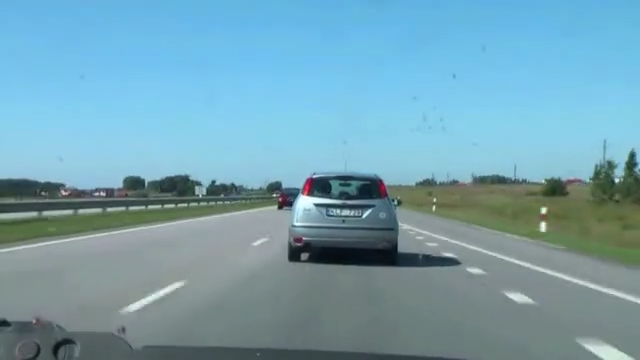
//> input picture data/lane01.bmp, 640 x 360 px, given in place of subProject.avi, which was not available
$ ./new_new   (built with g++ and OpenCV 4)
//> lines starting //> are read from the running program, lines starting //| are printed output that depends on the picture; after the words box and inside, x2 and y2 are one past the last pixel; in counts of white or black regions, pixels touching at a corner belong together; pictures that were not available may be replaced by others from this repository, and a replacement may not be noted

#include <iostream>
#include "opencv2/opencv.hpp"
#include <fstream>
#include <algorithm >


using namespace std;
using namespace cv;

Vec4f n_window_sliding(int left_start, int right_start, Mat roi, Mat v_thres, int w, int h, vector<Point>& lpoints, vector<Point>& rpoints) {
	// define constant for sliding window
	int nwindows = 12;
	int window_height = (int)(h / nwindows);
	int window_width = (int)(w / nwindows * 1.5);

	int margin = window_width / 2;

	// 양쪽이 인식이 되었다면 초기화하고 다시 입력
	vector<Point> mpoints(nwindows);

	// init value setting
	int lane_mid = w / 2;

	int win_y_high = h - window_height;
	int win_y_low = h;

	int win_x_leftb_right = left_start + margin;
	int win_x_leftb_left = left_start - margin;

	int win_x_rightb_right = right_start + margin;
	int win_x_rightb_left = right_start - margin;

	lpoints[0] = Point(left_start, (int)((win_y_high + win_y_low) / 2));
	rpoints[0] = Point(right_start, (int)((win_y_high + win_y_low) / 2));
	mpoints[0] = Point((int)((left_start + right_start) / 2), (int)((win_y_high + win_y_low) / 2));

	// init box draw
	rectangle(roi, Rect(win_x_leftb_left, win_y_high, window_width, window_height), Scalar(0, 150, 0), 2);
	rectangle(roi, Rect(win_x_rightb_left, win_y_high, window_width, window_height), Scalar(150, 0, 0), 2);


	// window search start, i drew the init box at the bottom, so i start from 1 to nwindows
	for (int window = 1; window < nwindows; window++) {

		win_y_high = h - (window + 1) * window_height;
		win_y_low = h - window * window_height;

		win_x_leftb_right = left_start + margin;
		win_x_leftb_left = left_start - margin;

		win_x_rightb_right = right_start + margin;
		win_x_rightb_left = right_start - margin;


		// i will detect the lane at top of box
//		int offset = win_y_high + 4;
		// i will detect the lane at bottom of box
//		int offset = win_y_low - 4;
		// i will detect the lane at the mid of box
		int offset = (int)((win_y_high + win_y_low) / 2);

		int pixel_thres = window_width * 0.2;

		int ll = 0, lr = 0; int rl = 960, rr = 960;
		int li = 0; // nonzero가 몇개인지 파악하기 위한 벡터에 사용될 인자
		// window의 위치를 고려해서 벡터에 집어넣으면 불필요한 부분이 많아질 수 있다. 어차피 0의 개수를 구하기 위한 벡터이므로 0부터 window_width+1 개수만큼 생성
		vector<int> lhigh_vector(window_width + 1); // nonzero가 몇개 인지 파악할 때 사용할 벡터
		for (auto x = win_x_leftb_left; x < win_x_leftb_right; x++) {
			li++;
			lhigh_vector[li] = v_thres.at<uchar>(offset, x);

			// 차선의 중앙을 계산하기 위해 255 시작점과 255 끝점을 계산
			if (v_thres.at<uchar>(offset, x) == 255 && ll == 0) {
				ll = x;
				lr = x;
			}
			if (v_thres.at<uchar>(offset, x) == 255 && lr != 0) {
				lr = x;
			}
		}

		int ri = 0;
		vector<int> rhigh_vector(window_width + 1);
		for (auto x = win_x_rightb_left; x < win_x_rightb_right; x++) {
			ri++;
			rhigh_vector[ri] = v_thres.at<uchar>(offset, x);
			if (v_thres.at<uchar>(offset, x) == 255 && rl == 960) {
				rl = x;
				rr = x;
			}
			if (v_thres.at<uchar>(offset, x) == 255 && lr != 960) {
				rr = x;
			}
		}

		// window안에서 0이 아닌 픽셀의 개수를 구함
		int lnonzero = countNonZero(lhigh_vector);
		int rnonzero = countNonZero(rhigh_vector);


		// 255인 픽셀의 개수가 threshold를 넘으면, 방금 구했던 255 픽셀 시작 지점과 끝 지점의 중앙 값을 다음 window의 중앙으로 잡는다.
		if (lnonzero >= pixel_thres) {
			left_start = (ll + lr) / 2;
		}
		if (rnonzero >= pixel_thres) {
			right_start = (rl + rr) / 2;
		}

		// 차선 중앙과 탐지한 차선과의 거리 측정
		int lane_mid = (right_start + left_start) / 2;
		int left_diff = lane_mid - left_start;
		int right_diff = -(lane_mid - right_start);

#if 1
		// 한쪽 차선의 nonzero가 임계값을 넘지 못할 경우 중간을 기점으로 반대편 차선 위치를 기준으로 대칭
		if (lnonzero < pixel_thres && rnonzero > pixel_thres) {
			left_start = lane_mid - right_diff;
			lane_mid = right_start - right_diff;
		}
		else if (lnonzero > pixel_thres && rnonzero < pixel_thres) {
			right_start = lane_mid + left_diff;
			lane_mid = left_start + left_diff;
		}
#else
		// 지난 프레임에서의 픽셀값을 기억하고 nonzero가 임계값을 넘지 못할 경우 지난 프레임의 해당 윈도우 번호의 값을 불러옴
		if (lnonzero < pixel_thres && rnonzero > pixel_thres) {
			left_start = lpoints[window].x;
			lane_mid = right_start - right_diff;
		}
		else if (lnonzero > pixel_thres && rnonzero < pixel_thres && rpoints[window].x != 0) {
			right_start = rpoints[window].x;
			lane_mid = left_start + left_diff;
		}
#endif


		// draw window at v_thres
		rectangle(roi, Rect(win_x_leftb_left, win_y_high, window_width, window_height), Scalar(0, 150, 0), 2);
		rectangle(roi, Rect(win_x_rightb_left, win_y_high, window_width, window_height), Scalar(150, 0, 0), 2);


		mpoints[window] = Point(lane_mid, (int)((win_y_high + win_y_low) / 2));
		lpoints[window] = Point(left_start, (int)((win_y_high + win_y_low) / 2));
		rpoints[window] = Point(right_start, (int)((win_y_high + win_y_low) / 2));
	}

	Vec4f left_line, right_line, mid_line;
	fitLine(lpoints, left_line, DIST_L2, 0, 0.01, 0.01); // 출력의 0,1 번째 인자는 단위벡터, 3,4번째 인자는 선 위의 한 점
	fitLine(rpoints, right_line, DIST_L2, 0, 0.01, 0.01);
	fitLine(mpoints, mid_line, DIST_L2, 0, 0.01, 0.01);

	// 방향이 항상 아래를 향하도록 만들기 위해 단위 벡터의 방향을 바꿔준다.
	if (left_line[1] > 0) {
		left_line[1] = -left_line[1];
	}
	if (right_line[1] > 0) {
		right_line[1] = -right_line[1];
	}
	if (mid_line[1] > 0) {
		mid_line[1] = -mid_line[1];
	}

	int lx0 = left_line[2], ly0 = left_line[3]; // 선 위의 한 점
	int lx1 = lx0 + h * left_line[0], ly1 = ly0 + h * left_line[1]; // 단위 벡터 -> 그리고자 하는 길이를 빼주거나 더해줌
	int lx2 = 2 * lx0 - lx1, ly2 = 2 * ly0 - ly1;

	int rx0 = right_line[2], ry0 = right_line[3];
	int rx1 = rx0 + h * right_line[0], ry1 = ry0 + h * right_line[1];
	int rx2 = 2 * rx0 - rx1, ry2 = 2 * ry0 - ry1;

	int mx0 = mid_line[2], my0 = mid_line[3];
	int mx1 = mx0 + h * mid_line[0], my1 = my0 + h * mid_line[1];
	int mx2 = 2 * mx0 - mx1, my2 = 2 * my0 - my1;

	line(roi, Point(lx1, ly1), Point(lx2, ly2), Scalar(0, 100, 200), 3);
	line(roi, Point(rx1, ry1), Point(rx2, ry2), Scalar(0, 100, 200), 3);
	line(roi, Point(mx1, my1), Point(mx2, my2), Scalar(0, 0, 255), 3);

	return left_line, right_line, mid_line;
}

// [13 lines left out: function find_xPoint, not called in this run]

int main()
{
	VideoCapture cap("../data/subProject.avi");

	if (!cap.isOpened()) {
		cerr << "Camera open failed" << endl;
		return -1;
	}
	// csv file
	ofstream CSVFILE("lane_pos.csv");
	CSVFILE << "index," << "frame," << "lpos," << "rpos" << endl;
	int index = 0;

	// src image size
	int width = cvRound(cap.get(CAP_PROP_FRAME_WIDTH));
	int height = cvRound(cap.get(CAP_PROP_FRAME_HEIGHT));

	// warped image size
	int w = (int)width * 1.5, h = (int)height * 1.5;

	// point about warp transform
	vector<Point2f> src_pts(4);
	vector<Point2f> dst_pts(4);

	// 파란색 선 보이게 하는 roi
//	src_pts[0] = Point2f(0, 420); src_pts[1] = Point2f(213, 280); src_pts[2] = Point2f(395, 280); src_pts[3] = Point2f(595, 420);

	// 파란색 선 없는 roi
	src_pts[0] = Point2f(0, 395); src_pts[1] = Point2f(198, 280); src_pts[2] = Point2f(403, 280); src_pts[3] = Point2f(580, 395);
	dst_pts[0] = Point2f(0, h - 1); dst_pts[1] = Point2f(0, 0); dst_pts[2] = Point2f(w - 1, 0); dst_pts[3] = Point2f(w - 1, h - 1);

	// point about polylines
	vector<Point> pts(4);
	pts[0] = Point(src_pts[0]); pts[1] = Point(src_pts[1]); pts[2] = Point(src_pts[2]); pts[3] = Point(src_pts[3]);

	//	pts[0] = Point(0, 420); pts[1] = Point(213, 280); pts[2] = Point(395, 280); pts[3] = Point(595, 420);


	Mat per_mat_todst = getPerspectiveTransform(src_pts, dst_pts);
	Mat per_mat_tosrc = getPerspectiveTransform(dst_pts, src_pts);

	Mat frame, roi;
	Vec4f left_line, right_line;
	vector<Point> lpoints(12), rpoints(12);

	while (true) {
		cap >> frame;
//> frame is the input picture: 360 rows x 640 cols, CV_8UC3; mean B, G, R 176.6, 161.2, 117.5

		if (frame.empty()) break;

		// perspective transform
		Mat roi;
		warpPerspective(frame, roi, per_mat_todst, Size(w, h), INTER_LINEAR);

		// roi box indicate
		polylines(frame, pts, true, Scalar(255, 255, 0), 2);
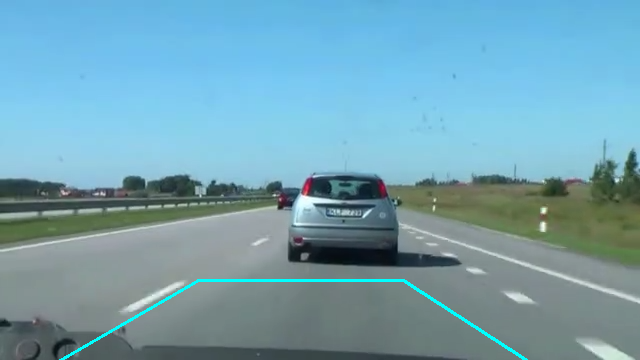
//> frame: 360 rows x 640 cols, CV_8UC3; 0.68% of pixels changed, all inside (x1, y1, x2, y2) = (59, 279, 528, 360)


		// binary processing
#if 0	// full shot binary
		Mat hsv, v_thres;
		int lane_binary_thres = 140;
		cvtColor(frame, hsv, COLOR_BGR2HSV);
		vector<Mat> hsv_planes;
		split(frame, hsv_planes);
		Mat v_plane = hsv_planes[2];
		v_plane = 255 - v_plane;
		int means = mean(v_plane)[0];
		v_plane = v_plane + (128 - means);
		GaussianBlur(v_plane, v_plane, Size(), 1.0);
		threshold(v_plane, v_thres, lane_binary_thres, 255, THRESH_OTSU);
		imshow("v_thres", v_thres);

#elif 0	// 1-1 grayscale -> gaissian -> canny
		Mat roi_gray, roi_edge;
		cvtColor(roi, roi_gray, COLOR_BGR2GRAY);
		GaussianBlur(roi_gray, roi_gray, Size(), 1.0);

		threshold(roi_gray, roi_gray, 30, 75, THRESH_BINARY);

		Canny(roi_gray, roi_edge, 50, 150);
		imshow("roi", roi_gray);
		imshow("roi", roi_edge);


#elif 1	// 2-1 hsv -> gaussian -> inRange -> canny
		Mat hsv;
		Mat v_thres = Mat::zeros(w, h, CV_8UC1);
		int lane_binary_thres = 125; // contrast : 155
		cvtColor(roi, hsv, COLOR_BGR2HSV);
//> hsv: 540 rows x 960 cols, CV_8UC3; mean H, S, V 76.8, 27, 110.3

		// split H/S/V
		vector<Mat> hsv_planes;
		split(roi, hsv_planes);
		Mat v_plane = hsv_planes[2];

		// inverse
		v_plane = 255 - v_plane;
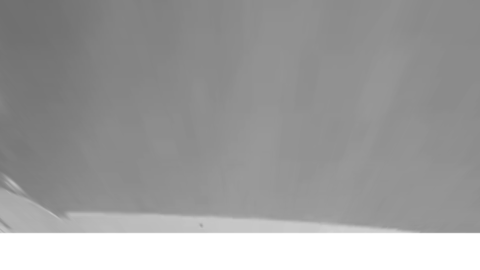
//> v_plane: 540 rows x 960 cols, CV_8UC1 (shown at 1/2 size); min 112, max 255, mean 158

		// brightness control
		int means = mean(v_plane)[0];
//> means = 157
		// v_plane.convertTo(v_plane, -1, 1.5, 128 - means); // roi = roi + (128 - m);
		v_plane = v_plane + (100 - means);
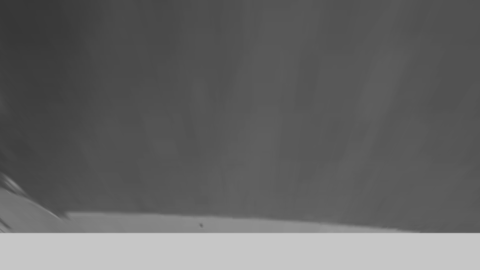
//> v_plane: 540 rows x 960 cols, CV_8UC1 (shown at 1/2 size); min 55, max 198, mean 101

		GaussianBlur(v_plane, v_plane, Size(), 1.0);
//> v_plane: 540 rows x 960 cols, CV_8UC1; 3.08% of pixels changed, all inside (x1, y1, x2, y2) = (0, 0, 960, 469)

		inRange(v_plane, lane_binary_thres, 255, v_thres);
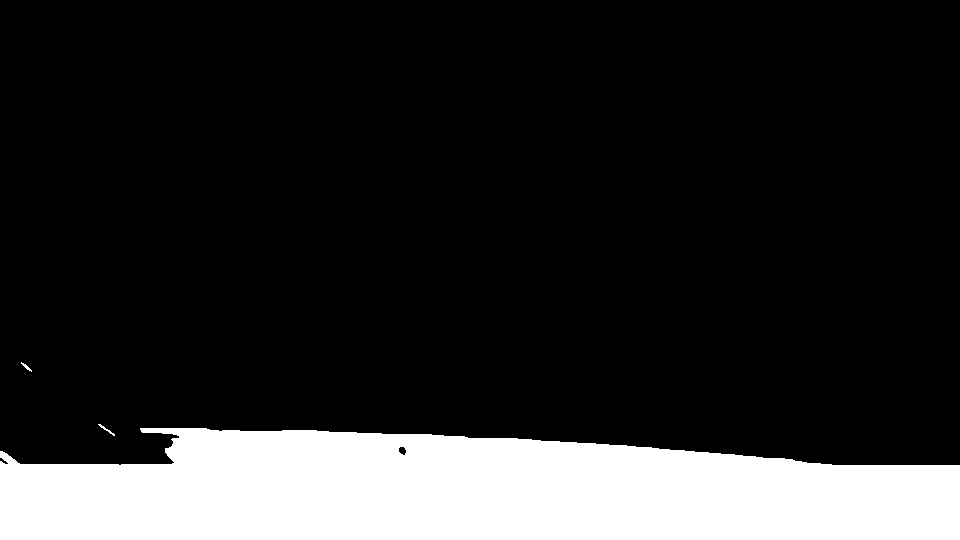
//> v_thres: 540 rows x 960 cols, CV_8UC1; 17% white; 3 white regions, box (x1, y1, x2, y2) and area: (0, 428, 960, 540) 88289, (98, 424, 115, 436) 40, (21, 362, 32, 372) 32
		// OTSU 알고리즘
//		threshold(v_plane, v_thres, lane_binary_thres, 255, THRESH_OTSU);

//		imshow("hsv", hsv);
//		imshow("v_plane", v_plane);
		imshow("v_thres", v_thres);


#else 0	// 3-1 lab -> gaussian -> inrange -> canny
		Mat lab, lab_thres, roi_edge;
		int lane_binary_thres = 130;
		cvtColor(roi, lab, COLOR_BGR2Lab);

		GaussianBlur(roi, roi, Size(), 1.0);

		inRange(lab, Scalar(0, 0, lane_binary_thres), Scalar(255, 255, 255), lab_thres); //00130
		Canny(lab_thres, lab_edge, 50, 150);

		imshow("lab", lab);
		imshow("lab_thres", lab_thres);
		imshow("lab_edge", roi_edge);

#endif
		// 첫위치 지정
		int cnt = 0;
		int left_l_init = 0, left_r_init = 0;
		int right_l_init = 960, right_r_init = 960;
		for (auto x = 0; x < w; x++) {
			if (x < w / 2) {
				if (v_thres.at<uchar>(h - 1, x) == 255 && left_l_init == 0) {
					left_l_init = x;
					left_r_init = x;
				}
				if (v_thres.at<uchar>(h - 1, x) == 255 && left_r_init != 0) {
					left_r_init = x;
				}
			}
			else {
				if (v_thres.at<uchar>(h - 1, x) == 255 && right_l_init == 960) {
					right_l_init = x;
					right_r_init = x;
				}
				if (v_thres.at<uchar>(h - 1, x) == 255 && right_r_init != 960) {
					right_r_init = x;
				}
			}
		}
//> after the loop, left_l_init = 1; left_r_init = 479; right_l_init = 480; right_r_init = 959

		int left_start = (left_l_init + left_r_init) / 2;
//> left_start = 240
		int right_start = (right_l_init + right_r_init) / 2;
//> right_start = 719


		left_line, right_line = n_window_sliding(left_start, right_start, roi, v_thres, w, h, lpoints, rpoints);
//> in n_window_sliding, `int win_x_leftb_right = left_start + margin;`: win_x_leftb_right = 300
//> in n_window_sliding, `int win_x_leftb_left = left_start - margin;`: win_x_leftb_left = 180
//> in n_window_sliding, `int win_x_rightb_right = right_start + margin;`: win_x_rightb_right = 779
//> in n_window_sliding, `int win_x_rightb_left = right_start - margin;`: win_x_rightb_left = 659
//> in n_window_sliding, `lpoints[0] = Point(left_start, (int)((win_y_high + win_y_low) / 2));`: lpoints = 12 Points (x, y): [240, 517], [0, 0], [0, 0], [0, 0], [0, 0], [0, 0], [0, 0], [0, 0], [0, 0], [0, 0], [0, 0], [0, 0]
//> in n_window_sliding, `rpoints[0] = Point(right_start, (int)((win_y_high + win_y_low) / 2));`: rpoints = 12 Points (x, y): [719, 517], [0, 0], [0, 0], [0, 0], [0, 0], [0, 0], [0, 0], [0, 0], [0, 0], [0, 0], [0, 0], [0, 0]
//> in n_window_sliding, `mpoints[0] = Point((int)((left_start + right_start) / 2), (int)((win_y..`: mpoints = 12 Points (x, y): [479, 517], [0, 0], [0, 0], [0, 0], [0, 0], [0, 0], [0, 0], [0, 0], [0, 0], [0, 0], [0, 0], [0, 0]
//> in n_window_sliding, `rectangle(roi, Rect(win_x_rightb_left, win_y_high, window_width, windo..`:
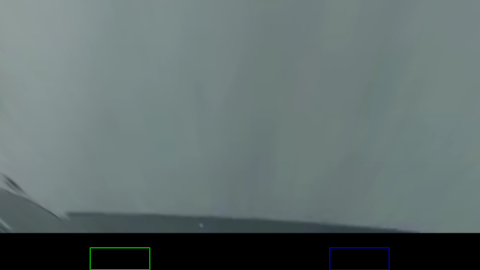
//> roi: 540 rows x 960 cols, CV_8UC3 (shown at 1/2 size); mean B, G, R 109.7, 110.2, 97
//> the loop in n_window_sliding, `for (int window = 1; window < nwindows; window++)` made 11 passes
//> (win_x_leftb_right, win_x_leftb_left, win_x_rightb_right, win_x_rightb_left, ll, lr, rl, rr) on pass 1: (300, 180, 779, 659, 180, 299, 659, 778)
//> after the loop in n_window_sliding, `for (int window = 1; window < nwindows; window++)`:
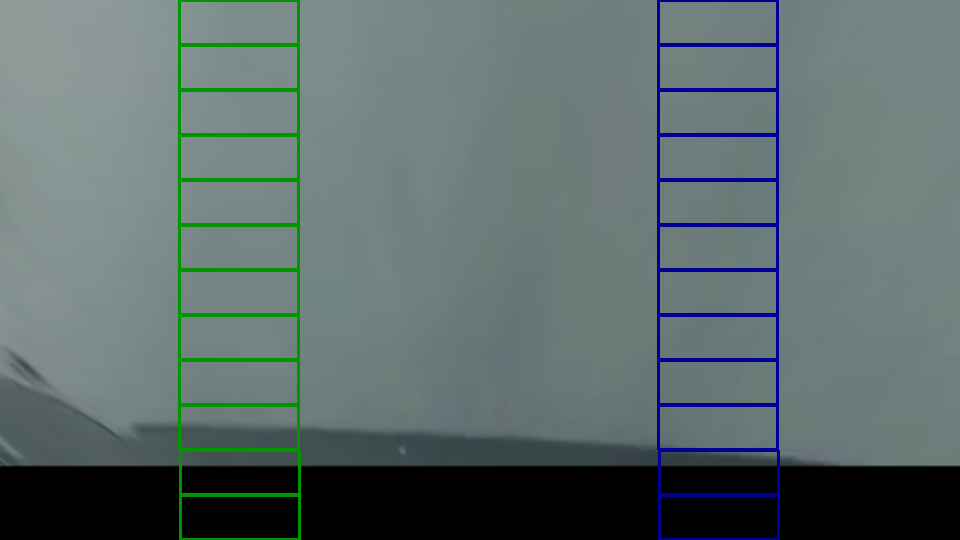
//> roi: 540 rows x 960 cols, CV_8UC3; 3.07% of pixels changed, all inside (x1, y1, x2, y2) = (178, 0, 780, 495)
//> in n_window_sliding, `fitLine(lpoints, left_line, DIST_L2, 0, 0.01, 0.01);`: left_line = [0.000855, 1, 239.1, 269.5]
//> in n_window_sliding, `fitLine(rpoints, right_line, DIST_L2, 0, 0.01, 0.01);`: right_line = [0.000855, 1, 718.1, 269.5]
//> in n_window_sliding, `fitLine(mpoints, mid_line, DIST_L2, 0, 0.01, 0.01);`: mid_line = [0.000855, 1, 478.1, 269.5]
//> in n_window_sliding, `left_line[1] = -left_line[1];`: left_line = [0.000855, -1, 239.1, 269.5]
//> in n_window_sliding, `right_line[1] = -right_line[1];`: right_line = [0.000855, -1, 718.1, 269.5]
//> in n_window_sliding, `mid_line[1] = -mid_line[1];`: mid_line = [0.000855, -1, 478.1, 269.5]
//> in n_window_sliding, `int lx0 = left_line[2], ly0 = left_line[3];`: lx0 = 239; ly0 = 269
//> in n_window_sliding, `int lx1 = lx0 + h * left_line[0], ly1 = ly0 + h * left_line[1];`: lx1 = 239; ly1 = -270
//> in n_window_sliding, `int lx2 = 2 * lx0 - lx1, ly2 = 2 * ly0 - ly1;`: lx2 = 239; ly2 = 808
//> in n_window_sliding, `int rx0 = right_line[2], ry0 = right_line[3];`: rx0 = 718; ry0 = 269
//> in n_window_sliding, `int rx1 = rx0 + h * right_line[0], ry1 = ry0 + h * right_line[1];`: rx1 = 718; ry1 = -270
//> in n_window_sliding, `int rx2 = 2 * rx0 - rx1, ry2 = 2 * ry0 - ry1;`: rx2 = 718; ry2 = 808
//> in n_window_sliding, `int mx0 = mid_line[2], my0 = mid_line[3];`: mx0 = 478; my0 = 269
//> in n_window_sliding, `int mx1 = mx0 + h * mid_line[0], my1 = my0 + h * mid_line[1];`: mx1 = 478; my1 = -270
//> in n_window_sliding, `int mx2 = 2 * mx0 - mx1, my2 = 2 * my0 - my1;`: mx2 = 478; my2 = 808
//> in n_window_sliding, `line(roi, Point(mx1, my1), Point(mx2, my2), Scalar(0, 0, 255), 3);`:
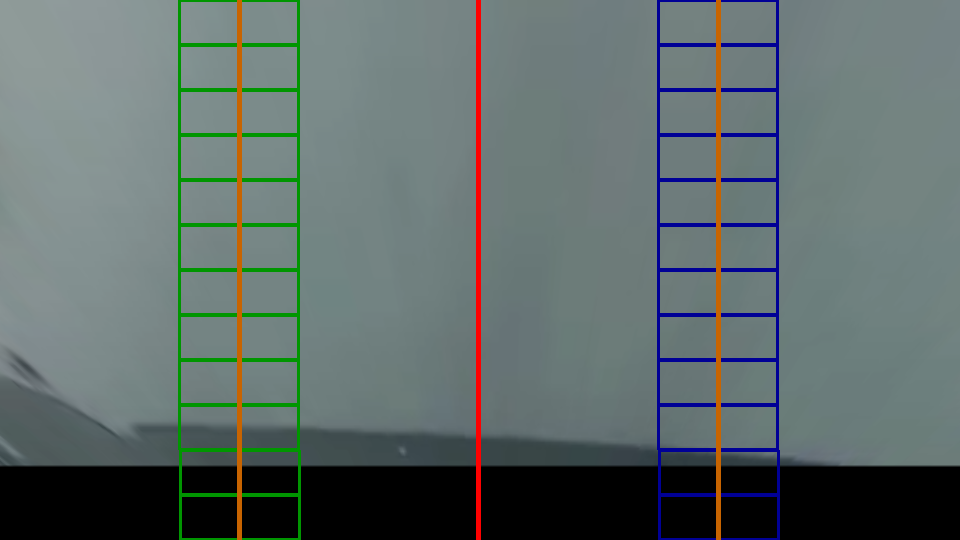
//> roi: 540 rows x 960 cols, CV_8UC3; mean B, G, R 106.6, 108.2, 95.8
//> right_line = [0.000855, -1, 478.1, 269.5]; lpoints = 12 Points (x, y): [240, 517], [239, 472], [239, 427], [239, 382], [239, 337], [239, 292], [239, 247], [239, 202], [239, 157], [239, 112], [239, 67], [239, 22]; rpoints = 12 Points (x, y): [719, 517], [718, 472], [718, 427], [718, 382], [718, 337], [718, 292], [718, 247], [718, 202], [718, 157], [718, 112], [718, 67], [718, 22]

		imshow("src", frame);
		imshow("roi", roi);

		//csv 파일 생성
		int frame_number = cap.get(CAP_PROP_POS_FRAMES) - 1;
		if (frame_number % 30 == 0)
		{
			int lpos = 0;
			int rpos = 640;

			find_xPoint(roi, per_mat_tosrc, lpos, rpos);
			CSVFILE << index << "," << frame_number << "," << lpos << "," << rpos << endl;
			index++;
		}
		if (waitKey(10) == 27) break;
//> the Esc key is pressed

	}
	cap.release();
	destroyAllWindows();
}
